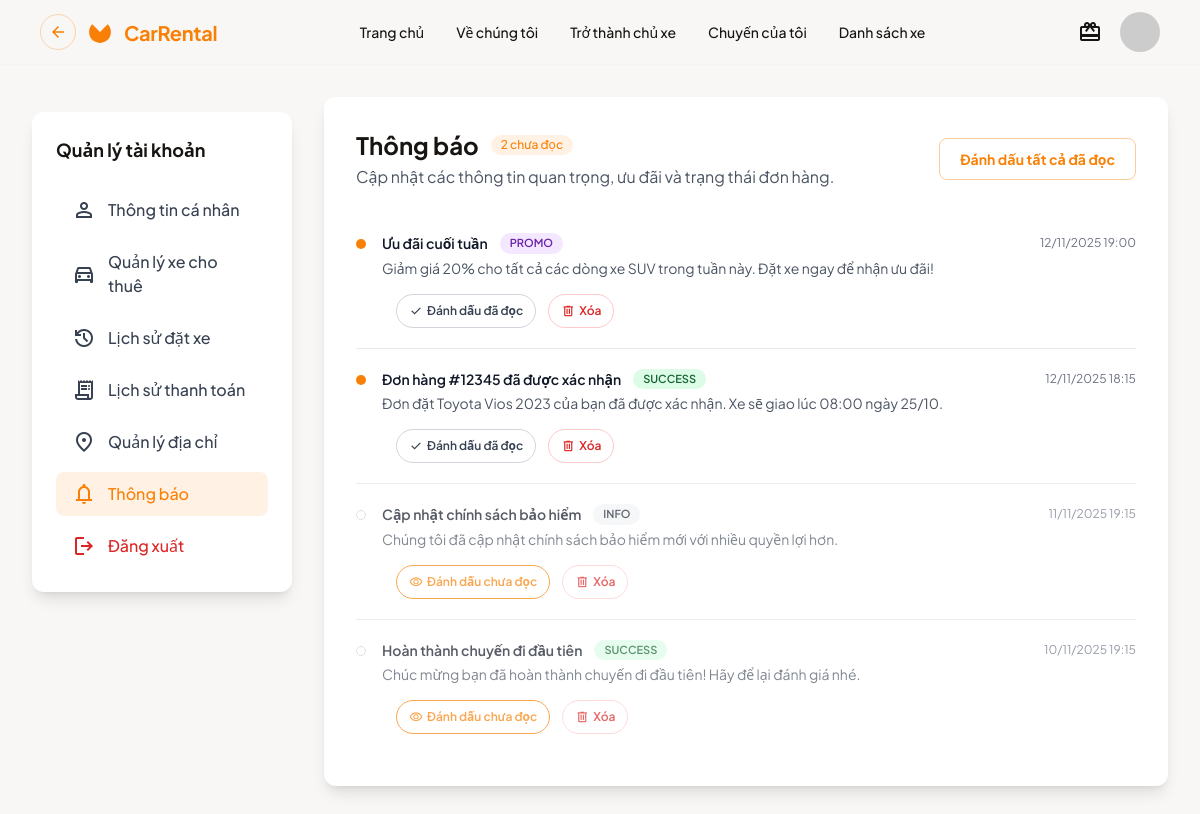
The page /client/notifications.php (signed in) on the database its author committed.
### tables this page shows
CREATE TABLE IF NOT EXISTS user_notifications (
    id INT AUTO_INCREMENT PRIMARY KEY,
    user_id INT NOT NULL,
    title VARCHAR(255) NOT NULL,
    message TEXT,
    type ENUM('info','success','warning','danger','promo') DEFAULT 'info',
    is_read TINYINT(1) DEFAULT 0,
    created_at TIMESTAMP DEFAULT CURRENT_TIMESTAMP,
    FOREIGN KEY (user_id) REFERENCES users(id) ON DELETE CASCADE,
    INDEX idx_notifications_user (user_id, is_read)
);

### client/notifications.php (the view, shortened to what this page needs)
<?php
require_once '../config/database.php';
$user_id = $_SESSION['user_id'];
$notifications = [];
$stmt = $conn->prepare("SELECT id, title, message, type, is_read, created_at FROM user_notifications WHERE user_id = ? ORDER BY created_at DESC");
$stmt->bind_param("i", $user_id);
$stmt->execute();
$result = $stmt->get_result();
while ($row = $result->fetch_assoc()) {
    $notifications[] = $row;
}
$unread_count = array_reduce($notifications, function ($carry, $item) {
    return $carry + (int) ($item['is_read'] ? 0 : 1);
}, 0);
function notificationTypeBadge($type)
{
    switch ($type) {
        case 'success':
            return ['bg-green-100 text-green-800 dark:bg-green-900/30 dark:text-green-200', 'success'];
        case 'promo':
            return ['bg-purple-100 text-purple-800 dark:bg-purple-900/30 dark:text-purple-200', 'promo'];
        default:
            return ['bg-gray-100 text-gray-800 dark:bg-gray-800/60 dark:text-gray-200', 'info'];
    }
}
?>
<!DOCTYPE html>
<html class="light" lang="vi">
<head>
    <script src="https://cdn.tailwindcss.com?plugins=forms,container-queries"></script>
</head>
<body class="font-display bg-background-light dark:bg-background-dark">
    <div class="relative flex h-auto min-h-screen w-full flex-col group/design-root overflow-x-hidden">
        <?php include '../includes/header.php'; ?>
        <div class="layout-container flex h-full grow flex-col">
            <div class="px-4 sm:px-6 lg:px-8 py-8">
                <div class="max-w-6xl mx-auto grid grid-cols-1 lg:grid-cols-12 gap-8">
                    <?php
                        include __DIR__ . '/account-sidebar.php';
                    ?>
                    <main class="lg:col-span-9">
                        <div class="bg-white dark:bg-background-dark/50 p-6 sm:p-8 rounded-xl shadow-lg">
                            <div class="flex flex-col sm:flex-row sm:items-center sm:justify-between gap-4 mb-6">
                                <div>
                                    <div class="flex items-center gap-3">
                                        <h1 class="text-2xl font-bold text-[#181411] dark:text-white">Thông báo</h1>
                                        <span class="inline-flex items-center justify-center px-2.5 py-0.5 rounded-full text-xs font-medium bg-primary/10 text-primary dark:bg-primary/20">
                                            <?php echo $unread_count; ?> chưa đọc
                                        </span>
                                    </div>
                                    <p class="text-gray-600 dark:text-gray-300 mt-1">Cập nhật các thông tin quan trọng, ưu đãi và trạng thái đơn hàng.</p>
                                </div>
                                <form method="POST" class="w-full sm:w-auto">
                                    <button class="flex items-center justify-center gap-2 px-5 py-2.5 text-primary font-bold rounded-lg border border-primary/40 hover:bg-primary/10 dark:hover:bg-gray-700/50 transition-colors w-full text-sm <?php echo $unread_count === 0 ? 'opacity-60 cursor-not-allowed' : ''; ?>" <?php echo $unread_count === 0 ? 'disabled' : ''; ?>>
                                        <span>Đánh dấu tất cả đã đọc</span>
                                    </button>
                                </form>
                            </div>
                            <?php if (empty($notifications)): ?>
                                <div class="border border-dashed border-gray-300 dark:border-gray-600 rounded-xl p-8 text-center text-gray-500 dark:text-gray-400">
                                    Bạn chưa có thông báo nào.
                                </div>
                            <?php else: ?>
                                <div class="divide-y divide-gray-200 dark:divide-gray-700">
                                    <?php foreach ($notifications as $notification): ?>
                                        <?php [$badgeClasses, $typeLabel] = notificationTypeBadge($notification['type']); ?>
                                        <div class="py-5 flex flex-col gap-4 <?php echo $notification['is_read'] ? 'opacity-70' : ''; ?>">
                                            <div class="flex items-start gap-4">
                                                <div class="w-2.5 h-2.5 rounded-full <?php echo $notification['is_read'] ? 'bg-transparent border border-gray-300 dark:border-gray-600' : 'bg-primary'; ?> mt-1.5 shrink-0"></div>
                                                <div class="flex-1 min-w-0">
                                                    <div class="flex flex-wrap items-center justify-between gap-3">
                                                        <div class="flex items-center gap-3">
                                                            <p class="text-sm font-semibold text-gray-900 dark:text-white"><?php echo htmlspecialchars($notification['title']); ?></p>
                                                            <span class="inline-flex items-center px-2.5 py-0.5 rounded-full text-[11px] font-semibold <?php echo $badgeClasses; ?>">
                                                                <?php echo strtoupper($typeLabel); ?>
                                                            </span>
                                                        </div>
                                                        <span class="text-xs text-gray-500 dark:text-gray-400 shrink-0">
                                                            <?php echo date('d/m/Y H:i', strtotime($notification['created_at'])); ?>
                                                        </span>
                                                    </div>
                                                    <?php if (!empty($notification['message'])): ?>
                                                        <p class="text-sm text-gray-600 dark:text-gray-400 mt-1">
                                                            <?php echo nl2br(htmlspecialchars($notification['message'])); ?>
                                                        </p>
                                                    <?php endif; ?>
                                                </div>
                                            </div>
                                            <div class="flex items-center gap-3 pl-6 sm:pl-10">
                                                <form method="POST">
                                                    <button type="submit" class="text-xs font-semibold inline-flex items-center gap-1 px-3 py-1.5 rounded-full border <?php echo $notification['is_read'] ? 'text-primary border-primary hover:bg-primary/10' : 'text-gray-700 dark:text-gray-300 border-gray-300 dark:border-gray-600 hover:bg-gray-100 dark:hover:bg-gray-700/50'; ?>">
                                                        <span class="material-symbols-outlined text-sm"><?php echo $notification['is_read'] ? 'visibility' : 'check'; ?></span>
                                                        <?php echo $notification['is_read'] ? 'Đánh dấu chưa đọc' : 'Đánh dấu đã đọc'; ?>
                                                    </button>
                                                </form>
                                                <form method="POST" onsubmit="return confirm('Bạn có chắc muốn xóa thông báo này?');">
                                                    <button type="submit" class="text-xs font-semibold inline-flex items-center gap-1 px-3 py-1.5 rounded-full text-red-600 border border-red-200 hover:bg-red-50 dark:text-red-300 dark:border-red-800 dark:hover:bg-red-900/30">
                                                        <span class="material-symbols-outlined text-sm">delete</span>
                                                        Xóa
                                                    </button>
                                                </form>
                                            </div>
                                        </div>
                                    <?php endforeach; ?>
                                </div>
                            <?php endif; ?>
                        </div>
                    </main>
                </div>
            </div>
        </div>
    </div>
</body>
</html>

### rows shown on the page
user_notifications: is_read 0 (drawn), title "Ưu đãi cuối tuần", typeLabel "PROMO", created_at "12/11/2025 19:00", message "Giảm giá 20% cho tất cả các dòng xe SUV trong tuần này. Đặt xe ngay để nhận ưu đãi!"
user_notifications: is_read 0 (drawn), title "Đơn hàng #12345 đã được xác nhận", typeLabel "SUCCESS", created_at "12/11/2025 18:15", message "Đơn đặt Toyota Vios 2023 của bạn đã được xác nhận. Xe sẽ giao lúc 08:00 ngày 25/10."
user_notifications: is_read 1 (drawn), title "Cập nhật chính sách bảo hiểm", typeLabel "INFO", created_at "11/11/2025 19:15", message "Chúng tôi đã cập nhật chính sách bảo hiểm mới với nhiều quyền lợi hơn."
user_notifications: is_read 1 (drawn), title "Hoàn thành chuyến đi đầu tiên", typeLabel "SUCCESS", created_at "10/11/2025 19:15", message "Chúc mừng bạn đã hoàn thành chuyến đi đầu tiên! Hãy để lại đánh giá nhé."

### other values the page prints
$item['label'] "Thông tin cá nhân"
$item['label'] "Quản lý xe cho thuê"
$item['label'] "Lịch sử đặt xe"
$item['label'] "Lịch sử thanh toán"
$item['label'] "Quản lý địa chỉ"
$item['label'] "Thông báo"
$item['label'] "Đăng xuất"
$unread_count "2"
